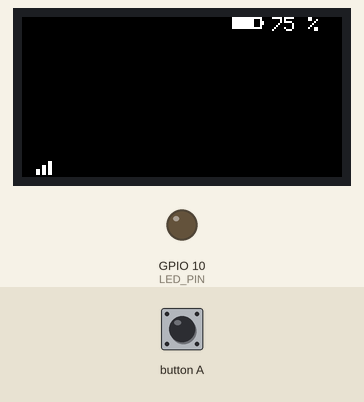
Simulated run of this program. Board: ESP32. On the bench: 160×80 colour display, output pins drawn as LEDs (lit = HIGH). The inputs (shaded band) are chosen by the test bench.

Above: at 1.3 s.
1.4 s: button A pressed for 0.15 s
At 1.8 s:
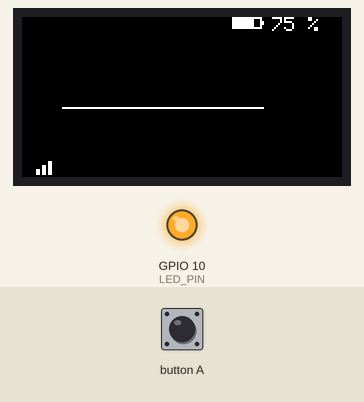
3.0 s: button A pressed for 1 s
At 4.2 s:
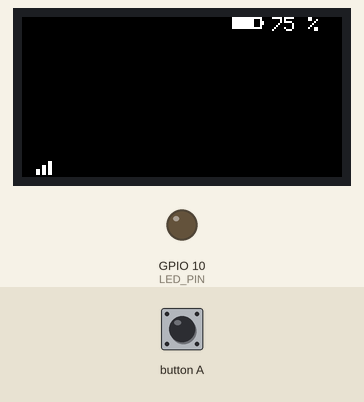
5.5 s: button A pressed for 3.2 s
At 6.1 s:
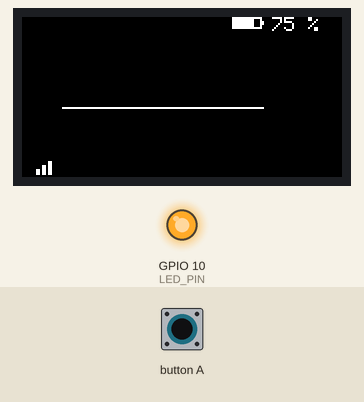
Timing chart, 0 to 8.5 s (numbered marks = the images above; inputs shaded):
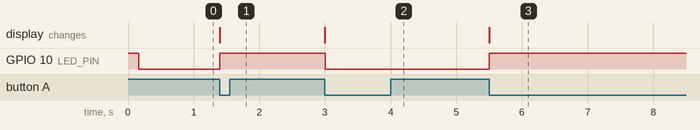

The program:

main.cpp
```cpp
#include <Arduino.h>
#include <M5StickC.h>

const int MAIN_BUTTON_PIN = 37;
const int LED_PIN = 10;

bool mainButtonPressed = false;

bool measuring = true;

int width = 0;
int height = 0;

void onButtonPressed()
{
  static unsigned long lastCall = 0;

  // Debounce
  unsigned long now = millis();

  if (now - lastCall < 200)
  {
    return;
  }

  lastCall = now;
  mainButtonPressed = true;
}

uint16_t constructValue(uint8_t l, uint8_t h)
{
  uint16_t result;
  ((uint8_t*)&result)[0] = l;
  ((uint8_t*)&result)[1] = h;

  return result;
}

void discardSerialData()
{
  int receivedByteCount = Serial2.available();

  for (int i = 0; i < receivedByteCount; i++)
  {
    Serial2.read();
  }
}

void deconstructValue(uint16_t value, uint8_t& l, uint8_t& h)
{
  l = ((uint8_t*)&value)[0];
  h = ((uint8_t*)&value)[1];
}

bool readDistance(int& distance, int& strength, int& temp)
{
  if (Serial2.read() != 0x59) return false;
  if (Serial2.read() != 0x59) return false;

  uint8_t distL = Serial2.read();
  uint8_t distH = Serial2.read();

  uint8_t strengthL = Serial2.read();
  uint8_t strengthH = Serial2.read();

  uint8_t tempL = Serial2.read();
  uint8_t tempH = Serial2.read();

  uint8_t checksum = Serial2.read();

  /*
  if (0x59 + 0x59 + distL + distH + strengthL + strengthH + tempL + tempH != checksum & 0xFF)
  {
    return false;
  }
  */

  distance = constructValue(distL, distH);
  strength = constructValue(strengthL, strengthH);
  temp = constructValue(tempL, tempH);
  temp = temp / 8 - 256;

  return true;
}

void printDistance(int distance)
{
  M5.Lcd.setTextSize(3);
  M5.Lcd.setCursor(40, 20);

  if (distance < 100)
  {
    // Show in cm.
    M5.Lcd.print(distance);
    M5.Lcd.print(" cm");
  }
  else if (distance < 1000)
  {
    // Show m with 2 decimal places.
    M5.Lcd.print(distance / 100);
    M5.Lcd.print('.');
    M5.Lcd.print(distance % 100);
    M5.Lcd.print(" m");
  }
  else
  {
    // Show in m.
    M5.Lcd.print(distance / 100);
    M5.Lcd.print(" m");
  }

  // If a previous print had more chars than this one
  // this will reset those overhanging chars.
  M5.Lcd.print("    ");
}

void printTemp(int temp)
{
  M5.Lcd.setTextSize(1);
  M5.Lcd.setCursor(width - 35, height - 10);
  M5.Lcd.print(temp);
  M5.Lcd.print(" C");
}

void printStrength(int strength)
{
  static const int barWidth = width - 65;

  float percentage = strength / 65535.0f;
  uint16_t color = TFT_WHITE;

  if (percentage < 0.1)
  {
    color = TFT_RED;
  }

  // White bar.
  M5.Lcd.fillRect(20, height - 10, barWidth * percentage, 10, color);
  // Black remaining inner bar.
  M5.Lcd.fillRect(20 + barWidth * percentage, height - 9, barWidth * (1.0 - percentage), 8, TFT_BLACK);
  // Frame.
  M5.Lcd.drawRect(20, height - 10, barWidth, 10, color);
}

void drawSignalStrengthIcon()
{
  M5.Lcd.fillRect(7, height - 4, 2, 3, TFT_WHITE);
  M5.Lcd.fillRect(10, height - 6, 2, 5, TFT_WHITE);
  M5.Lcd.fillRect(13, height - 8, 2, 7, TFT_WHITE);
}

int getBatteryPercentage() {
  double voltage = M5.Axp.GetBatVoltage();
  return map(voltage * 1000, 3000, 4200, 0, 100);
}

void printBattery()
{
  M5.Lcd.setTextSize(1);
  M5.Lcd.setCursor(width - 35, 0);
  M5.Lcd.print(getBatteryPercentage());
  M5.Lcd.print(" %");
}

void drawBatteryIcon()
{
  float level = getBatteryPercentage() / 100.0f;

  uint16_t color = TFT_WHITE;
  if (level < 0.3)
  {
    color = TFT_RED;
  }

  // Outline
  M5.Lcd.drawRect(width - 55, 0, 15, 6, color);
  // Inner rect
  M5.Lcd.fillRect(width - 55, 0, 15 * level, 6, color);
  // Thingy at the front
  M5.Lcd.drawLine(width - 40, 2, width - 40, 3, color);
}

void updateBatteryInfo()
{
  static unsigned long lastUpdate = 0;
  unsigned long now = millis();

  if (now - lastUpdate > 10000)
  {
    drawBatteryIcon();
    printBattery();

    lastUpdate = now;
  }
}

void handleMainButton()
{
  if (mainButtonPressed)
  {
    mainButtonPressed = false;

    if (measuring)
    {
      // Stop measuring
      // Turn off red LED.
      digitalWrite(LED_PIN, HIGH);

      // Draw line under current distance value.
      M5.Lcd.drawLine(20, 45, 120, 45, TFT_WHITE);
    }
    else
    {
      // Remove line under distance value.
      M5.Lcd.drawLine(20, 45, 120, 45, TFT_BLACK);
    }

    discardSerialData();

    measuring = !measuring;
  }
}

void handlePowerButton()
{
  if (M5.Axp.GetBtnPress() == 0x02)
  {
    // Power off on power button short press.
    M5.Axp.PowerOff();
  }
}

void handleMeasurement()
{
  if (measuring)
  {
    int distance;
    int strength;
    int temp;
    if (readDistance(distance, strength, temp))
    {
      digitalWrite(LED_PIN, HIGH);

      printDistance(distance);
      printTemp(temp);
      printStrength(strength);
    }
    else
    {
      // Turn on LED on read error.
      digitalWrite(LED_PIN, LOW);
    }
  }
}

void setup() {
  Serial2.begin(115200, (uint32_t)SERIAL_8N1, G26, G0);

  pinMode(LED_PIN, OUTPUT);
  // LED is wired as active low.
  digitalWrite(LED_PIN, HIGH);

  pinMode(MAIN_BUTTON_PIN, INPUT_PULLDOWN);
  attachInterrupt(MAIN_BUTTON_PIN, onButtonPressed, FALLING);

  M5.begin();
  M5.Lcd.setRotation(1);
  M5.Lcd.fillScreen(TFT_BLACK);
  width = M5.Lcd.width();
  height = M5.Lcd.height();

  drawSignalStrengthIcon();

  drawBatteryIcon();
  printBattery();
}

void loop() {
  handleMeasurement();
  handlePowerButton();
  handleMainButton();
  updateBatteryInfo();
}
```

Measured:
- after the input at 1.4 s, GPIO 10 (LED_PIN): LOW → HIGH at once; the display: changes at once (image 1)
- after the input at 3.0 s, GPIO 10 (LED_PIN): HIGH → LOW at once; the display: changes at once (image 2)
- after the input at 5.5 s, GPIO 10 (LED_PIN): LOW → HIGH at once; the display: changes at once (image 3)
